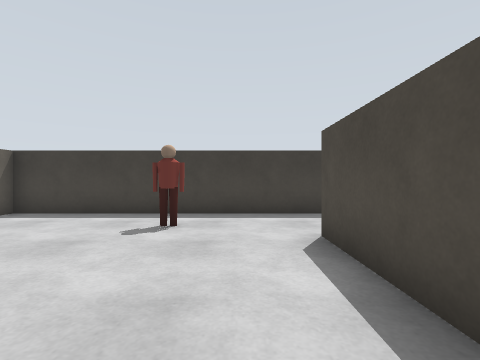
[1] (above)

16 first-person views from a walk through a robot-simulator world made for Gazebo. The camera is 0.96 m above the floor, looks level and sees 85° across. The floor is counted in squares, 1 m on a side. Each view is taken from the middle of a square. On the plan, view 1 faces up. The plan holds only what a view shows up to about 11 squares ahead; the rest is blank. Some stock models are drawn as simple stand-ins.

[2]
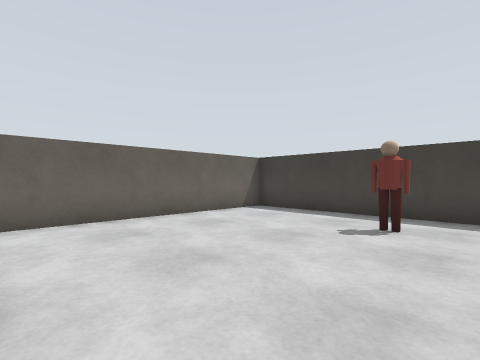

[3]
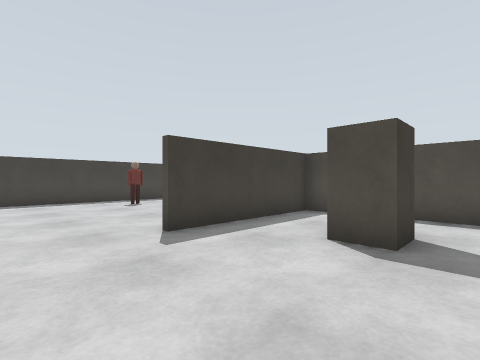

[4]
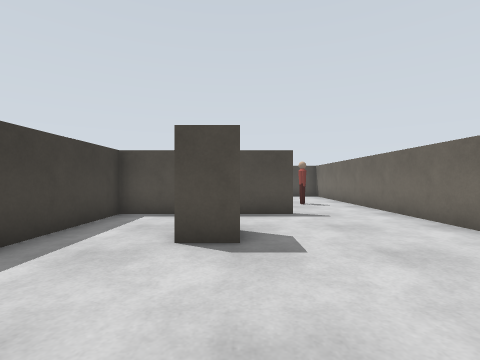

[5]
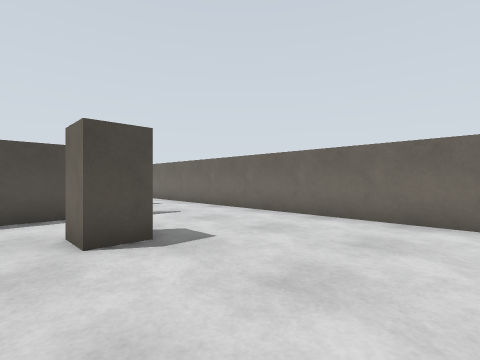

[6]
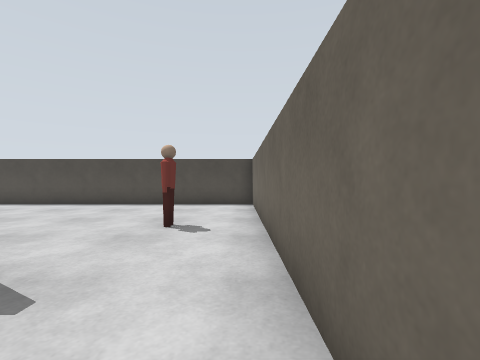

[7]
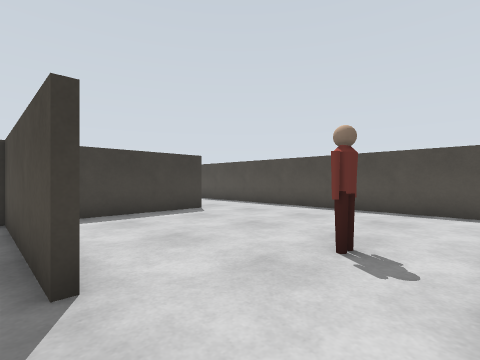

[8]
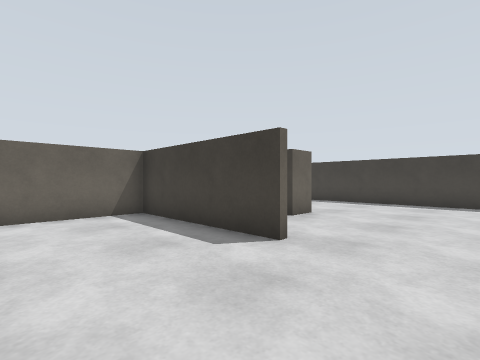

[9]
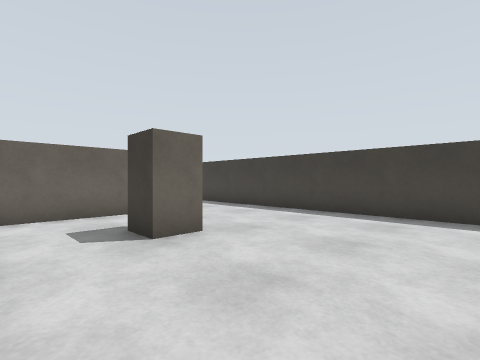

[10]
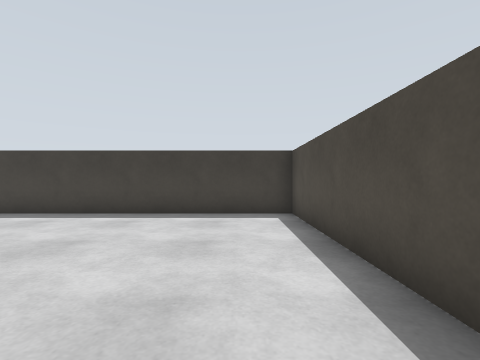

[11]
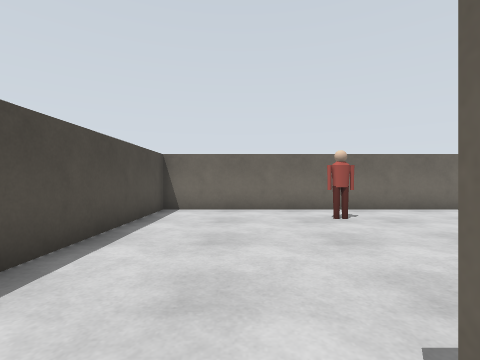

[12]
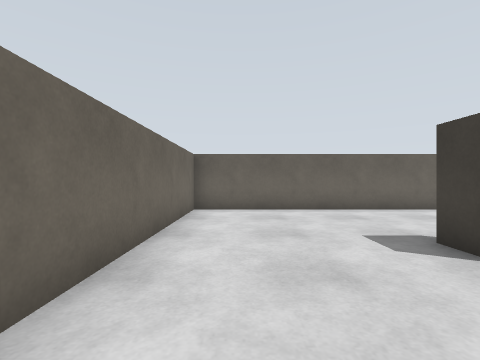

[13]
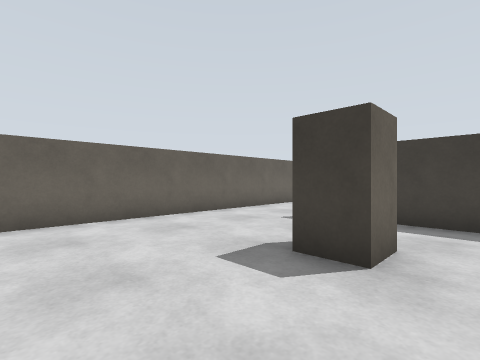

[14]
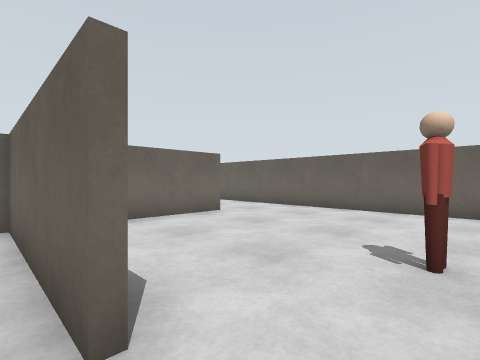

[15]
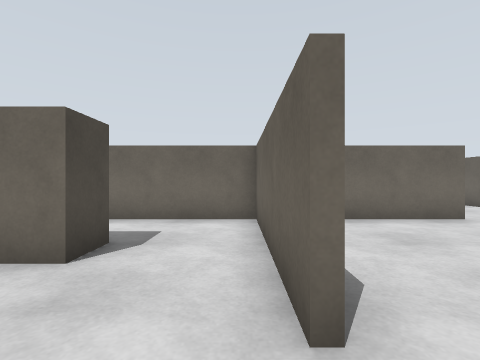

[16]
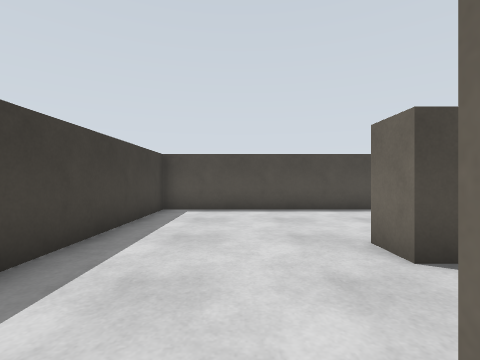

### Floor plan
Points are (right, up) in squares from view 1. A wall is a line through its corners. A room is listed if a view was taken in it or the views show most of it. See-through windows are left out.
Room 1 (views 1, 2, 3, 4, 5, 6, 7, 8, 9, 10, 11, 12, 13, 14, 15, 16)
walls: (1.6, -0.5) (1.6, -3.8); (1.4, 1.5) (1.4, 4.5); (1.6, 4.5) (1.6, -0.4) (5.2, -0.4); (6.5, -0.6) (-3.5, -0.6); (1.4, -5.5) (1.4, -0.4); (-3.6, -0.4) (-0.5, -0.4); (9.5, 7.5) (-6.5, 7.5) (-6.5, -8.5) (9.5, -8.5) (9.5, 7.5)
objects: grey box (-2, -4) to (-1, -3); person (-2, 5) to (-1, 5); person (4, -7) to (5, -7); grey box (4, 2) to (5, 3)

Where each view was taken, in squares from view 1:
view 1: 0 up, 0 right, facing up
view 2: 0 up, 0 right, facing up-left
view 3: 5 down, 6 left, facing up-right
view 4: 4 down, 6 left, facing right
view 5: 2 down, 6 left, facing down-right
view 6: 8 down, 1 left, facing right
view 7: 8 down, 1 right, facing up-right
view 8: 4 down, 9 right, facing up-left
view 9: 0 up, 9 right, facing up-left
view 10: 0 up, 8 right, facing up
view 11: 0 up, 7 right, facing down
view 12: 7 down, 2 right, facing left
view 13: 7 down, 0 right, facing up-left
view 14: 6 up, 2 right, facing down-left
view 15: 6 up, 2 right, facing down
view 16: 5 up, 1 right, facing right
